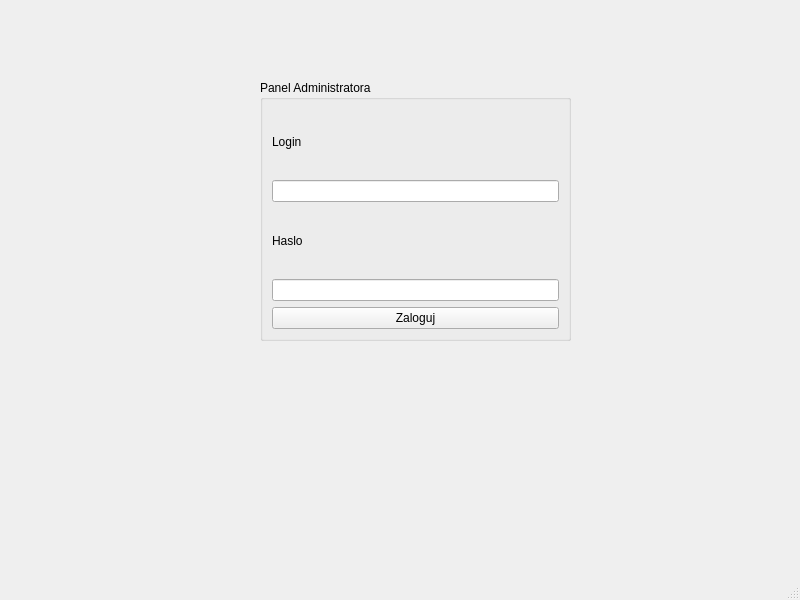
<?xml version="1.0" encoding="UTF-8"?>
<ui version="4.0">
 <class>MainWindow</class>
 <widget class="QMainWindow" name="MainWindow">
  <property name="geometry">
   <rect>
    <x>0</x>
    <y>0</y>
    <width>800</width>
    <height>600</height>
   </rect>
  </property>
  <property name="windowTitle">
   <string>MainWindow</string>
  </property>
  <widget class="QWidget" name="centralwidget">
   <widget class="QGroupBox" name="groupBox">
    <property name="geometry">
     <rect>
      <x>260</x>
      <y>80</y>
      <width>311</width>
      <height>261</height>
     </rect>
    </property>
    <property name="title">
     <string>Panel Administratora</string>
    </property>
    <layout class="QVBoxLayout" name="verticalLayout">
     <item>
      <widget class="QLabel" name="label">
       <property name="text">
        <string>Login</string>
       </property>
      </widget>
     </item>
     <item>
      <widget class="QLineEdit" name="lineEdit"/>
     </item>
     <item>
      <widget class="QLabel" name="label_2">
       <property name="text">
        <string>Haslo</string>
       </property>
      </widget>
     </item>
     <item>
      <widget class="QLineEdit" name="lineEdit_2"/>
     </item>
     <item>
      <widget class="QPushButton" name="pushButton">
       <property name="text">
        <string>Zaloguj</string>
       </property>
      </widget>
     </item>
    </layout>
   </widget>
  </widget>
  <widget class="QMenuBar" name="menubar">
   <property name="geometry">
    <rect>
     <x>0</x>
     <y>0</y>
     <width>800</width>
     <height>24</height>
    </rect>
   </property>
  </widget>
  <widget class="QStatusBar" name="statusbar"/>
 </widget>
 <resources/>
 <connections/>
</ui>
